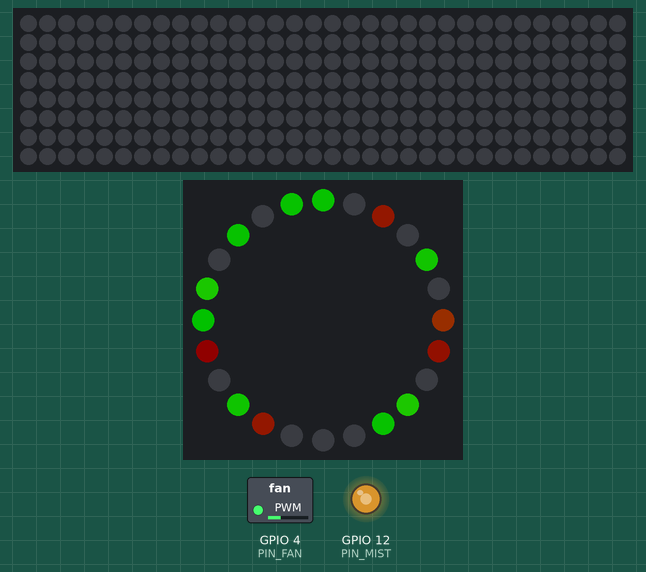
Bench run of a sketch on a simulated ESP32. Shown: 32×8 RGB LED matrix (first LED top left, wired row by row), 24 RGB LEDs in a ring, first at the top, clockwise, switched loads named in the sketch (green lamp = pin HIGH), output pins drawn as LEDs (lit = HIGH). Dim RGB values are drawn brighter than linear; random numbers use the default seed unless the sketch sets one.

Above: at 0.16 s.
At 9.69 s:
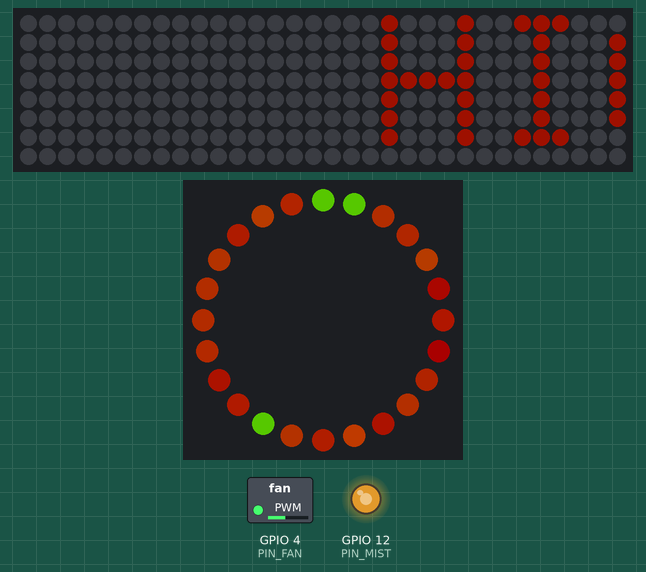
At 19.86 s:
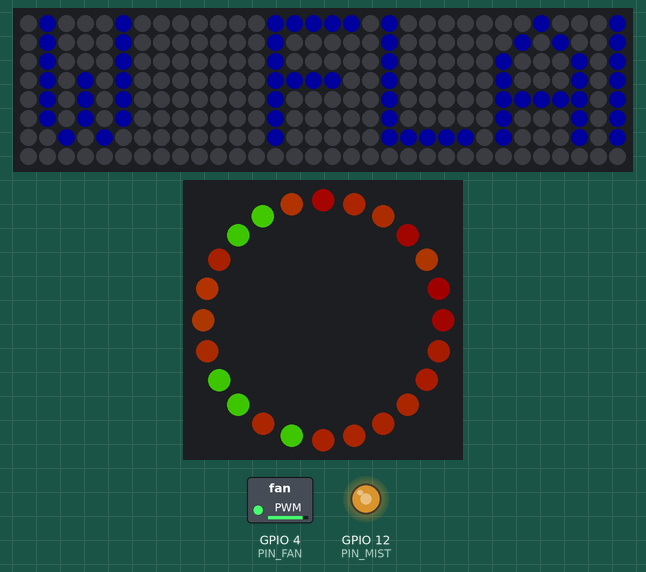
At 39.56 s:
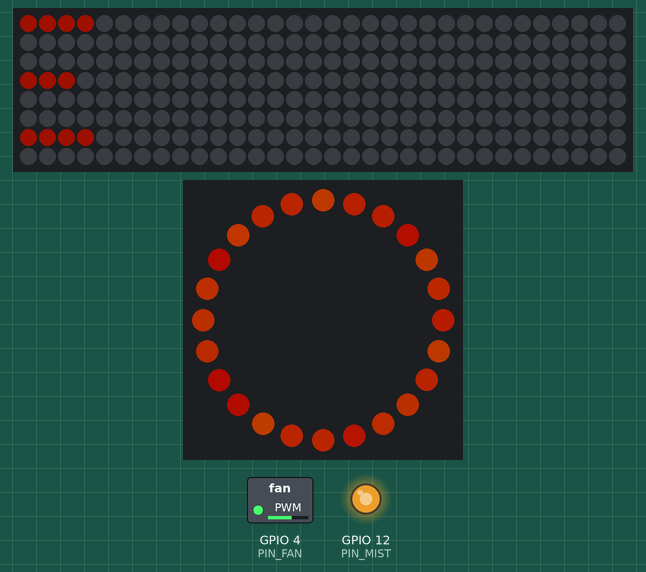
Timing chart, 0 to 40.0 s (numbered marks = the images above):
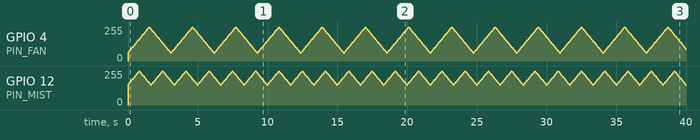

The sketch:

phase3_mister.ino
```cpp
#include <Adafruit_GFX.h>
#include <Adafruit_NeoMatrix.h>
#include <Adafruit_NeoPixel.h>
#include <FastLED.h>

// --- PIN CONFIGURATION ---
#define PIN_MATRIX  5
#define PIN_RING    18
#define PIN_FAN     4   // Fan MOSFET
#define PIN_MIST    12  // Mist MOSFET

// --- SETTINGS ---
#define NUM_LEDS_RING 24

// --- OBJECTS ---
Adafruit_NeoMatrix matrix = Adafruit_NeoMatrix(32, 8, PIN_MATRIX,
  NEO_MATRIX_TOP + NEO_MATRIX_LEFT +
  NEO_MATRIX_COLUMNS + NEO_MATRIX_ZIGZAG,
  NEO_GRB + NEO_KHZ800);

CRGB ringLeds[NUM_LEDS_RING];

// --- VARIABLES ---
int x = matrix.width();

// FAN VARIABLES
int fanSpeed = 60;
int fanDirection = 5;

// MIST VARIABLES (New!)
int mistPower = 150;     // Start at the "Safety Floor" (Not 0)
int mistDirection = 5;   // How fast to change mist levels
int minMist = 150;       // SAFETY FLOOR: Keep this above 100 to prevent board reset
int maxMist = 255;       // Max Power

void setup() {
  // 1. Setup Mist (NOW AS PWM)
  // frequency: 1000Hz (Smoother for power delivery), 8-bit resolution
  ledcAttach(PIN_MIST, 1000, 8);
  ledcWrite(PIN_MIST, 255); // Start Full Blast to wake it up

  // 2. Setup Fan (PWM)
  ledcAttach(PIN_FAN, 5000, 8);

  // 3. Setup Matrix
  matrix.begin();
  matrix.setTextWrap(false);
  matrix.setBrightness(30);

  // 4. Setup Ring
  FastLED.addLeds<WS2812B, PIN_RING, GRB>(ringLeds, NUM_LEDS_RING);
  FastLED.setBrightness(100);
}

void loop() {
  // --- PART A: MIST MODULATION (Breathing Effect) ---
  // Instead of ON/OFF, we slide the power up and down
  mistPower += mistDirection;

  // Bounce between Max and Min (Never 0)
  if (mistPower >= maxMist || mistPower <= minMist) {
    mistDirection = -mistDirection;
  }

  // Send power level to Mist Board
  ledcWrite(PIN_MIST, mistPower);


  // --- PART B: FAN BREATHE ---
  // We sync this slightly differently to create a "Natural" random feel
  fanSpeed += fanDirection;
  if (fanSpeed >= 255 || fanSpeed <= 60) fanDirection = -fanDirection;
  ledcWrite(PIN_FAN, fanSpeed);


  // --- PART C: FIRE VISUALS ---
  // Fire intensity matches Mist Power
  int fireBrightness = map(mistPower, minMist, maxMist, 50, 255);

  for(int i = 0; i < NUM_LEDS_RING; i++) {
     // Random Flicker logic
     if(random(0,10) > 3) {
       int flicker = random(0, 60);
       ringLeds[i] = CRGB(fireBrightness - flicker, (fireBrightness/3) - flicker, 0);
     }
  }
  FastLED.show();


  // --- PART D: TEXT ---
  matrix.fillScreen(0);
  matrix.setCursor(x, 0);

  // Color changes based on intensity
  if (mistPower > 200) {
     matrix.setTextColor(matrix.Color(255, 100, 0)); // Orange (Hot)
     matrix.print(F("HIGH FLAME"));
  } else {
     matrix.setTextColor(matrix.Color(0, 0, 255));   // Blue (Low)
     matrix.print(F("LOW FLAME"));
  }

  if(--x < -80) x = matrix.width();
  matrix.show();

  delay(30);
}
```
